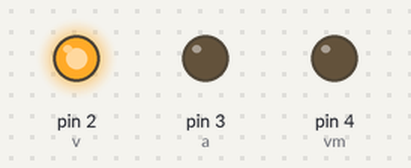
Bench run of a sketch on a simulated Arduino Uno, built with avr-gcc and run on an emulated ATmega328P. Parts: output pins drawn as LEDs (lit = HIGH).

Above: at 0.6 s.
At 1.5 s:
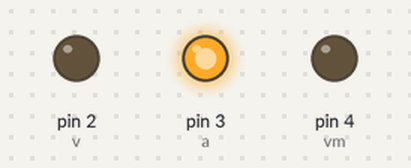
At 5.4 s:
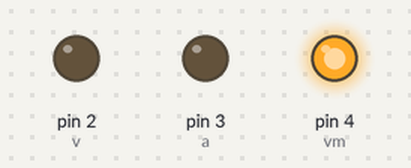
Timing chart, 0 to 6.9 s (numbered marks = the images above):
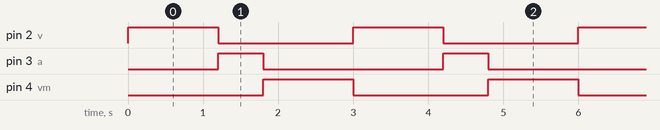

Measured:
- by itself, pin 2 (v), pin 4 (vm): alternates HIGH for 1.2 s and LOW for 1.8 s
- by itself, pin 3 (a): alternates HIGH for 0.60 s and LOW for 2.4 s
- by itself, everything shown: repeats every 3.0 s, in 3 steps

The sketch:

Sem_foro__nico.ino
```cpp
int v = 2;                          //led verde
int a = 3;                          //led amarelo
int vm = 4;                         //led vermelho
int t1 = 1200;                      //delay do verdo p/ amarelo e vermelho p/ verde
int t2 = 600;                      //delay do amarelo p/ vermelho


void setup() {
  pinMode (v, OUTPUT);
  pinMode (a, OUTPUT);
  pinMode (vm, OUTPUT);
}

void loop() {
  digitalWrite (v, 1);
  digitalWrite (a, 0);
  digitalWrite (vm, 0);
  delay (t1);

  digitalWrite (v, 0);
  digitalWrite (a, 1);
  digitalWrite (vm, 0);
  delay (t2);

  digitalWrite (v, 0);
  digitalWrite (a, 0);
  digitalWrite (vm, 1);
  delay (t1);
}
```
